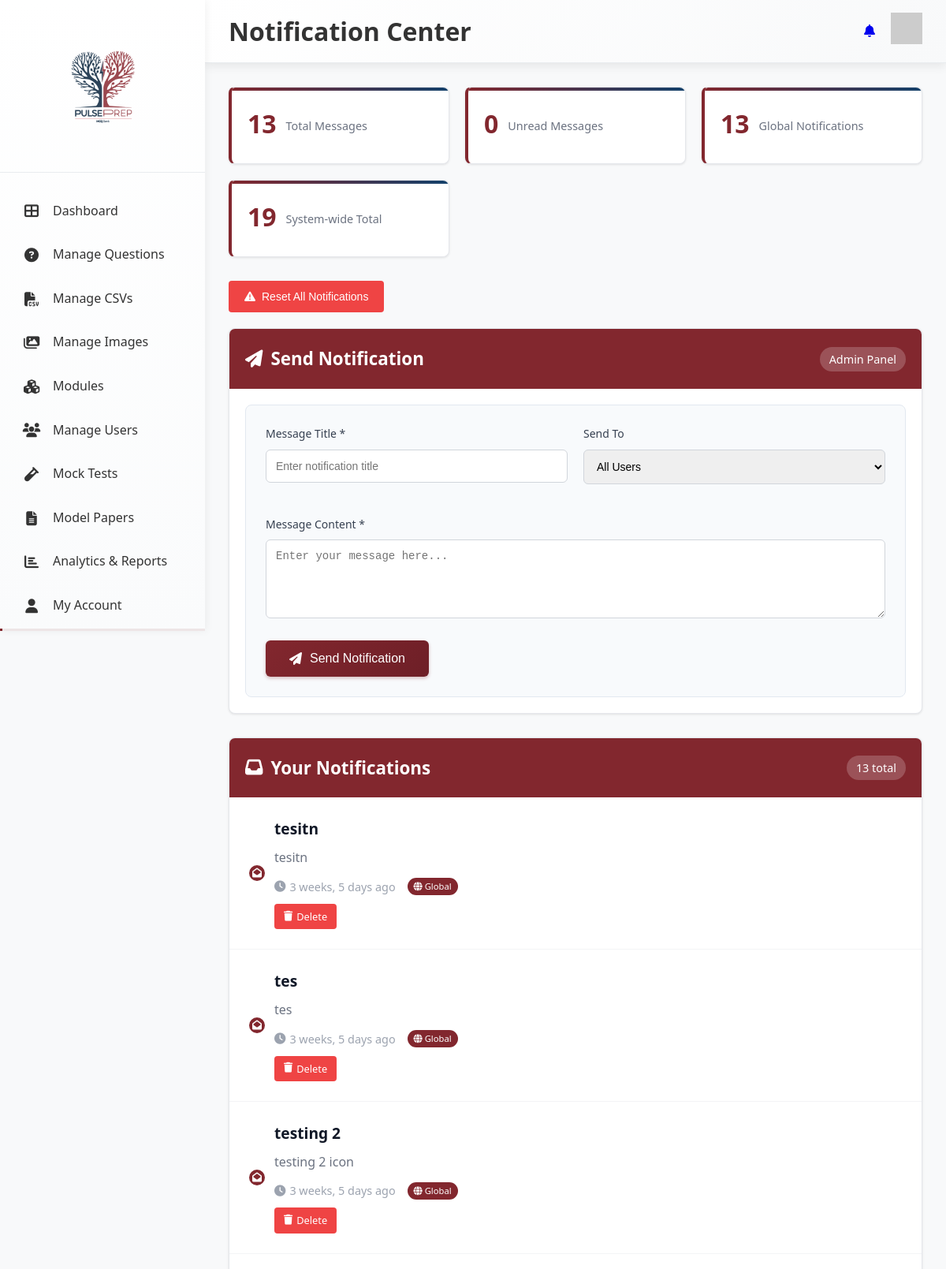
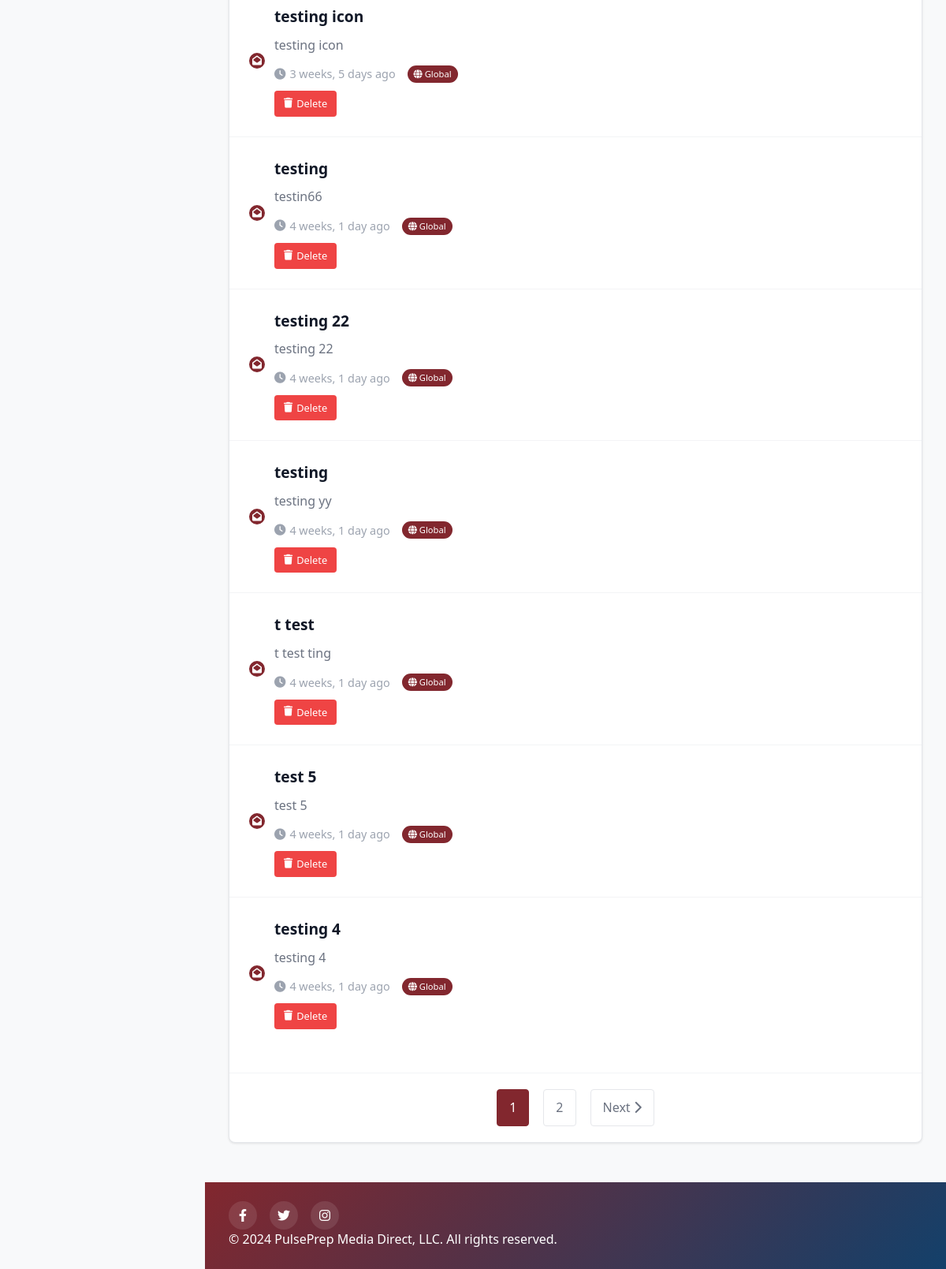
The page /notification/ (signed in) on the database as committed earlier (2 pictures, top to bottom).
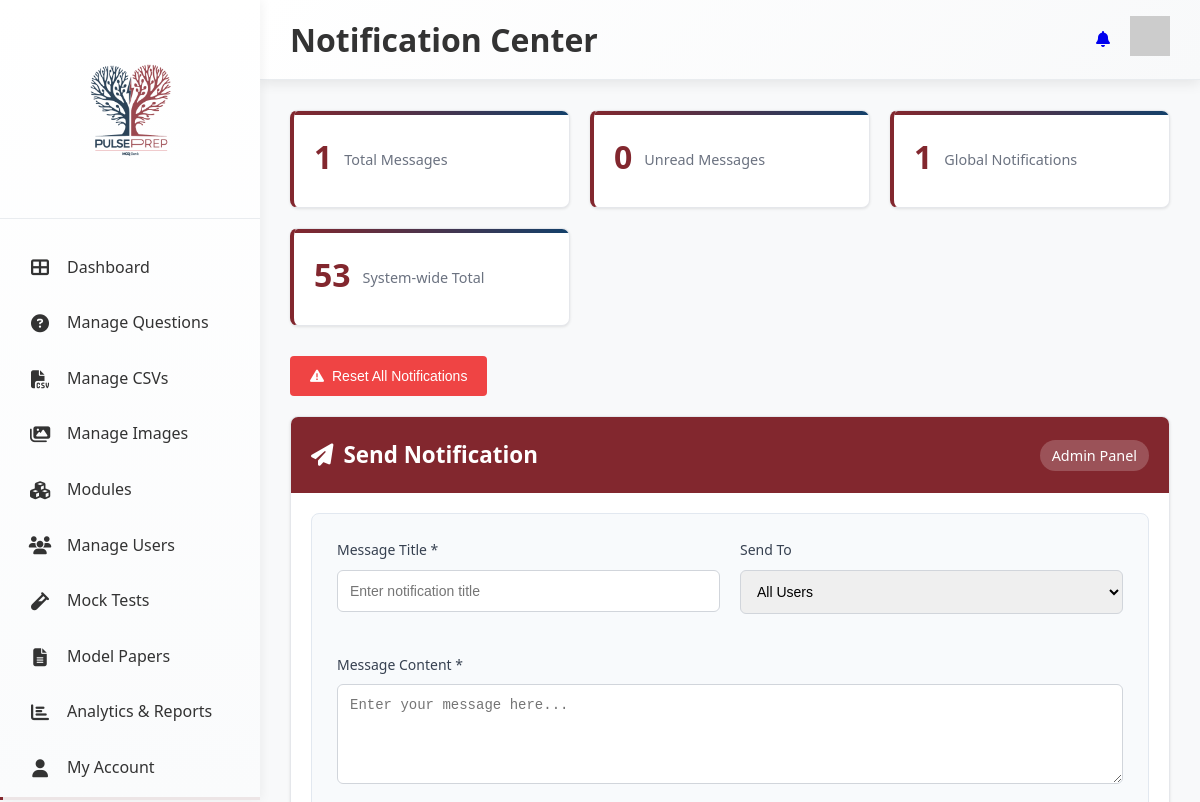
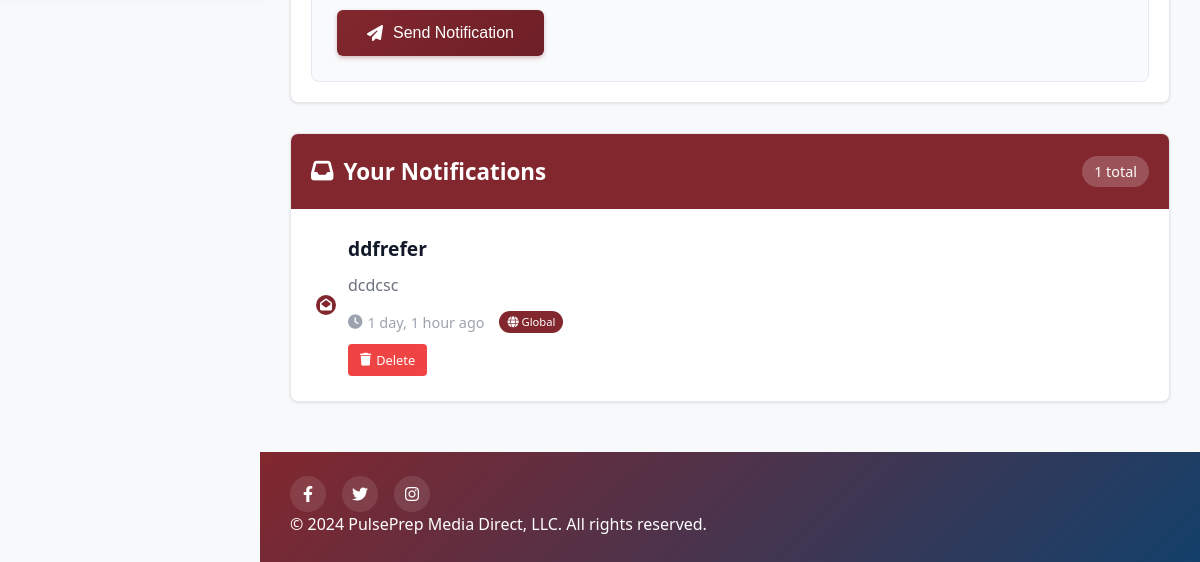
The same page on the database as committed later (2 pictures, top to bottom).
### notifications/models.py (models this page shows, shortened)
class NotificationMessage(models.Model):
    title = models.CharField(max_length=200)
    content = models.TextField()
    created_at = models.DateTimeField(auto_now_add=True)
    is_read = models.BooleanField(default=False)
    recipient = models.ForeignKey(
        settings.AUTH_USER_MODEL,
        on_delete=models.CASCADE,
        null=True,
        blank=True,
        related_name='user_notifications'
    )
    class Meta:
        ordering = ['-created_at']
        db_table = 'notifications_message'
        verbose_name = 'Notification Message'
        verbose_name_plural = 'Notification Messages'

### notifications/views.py (the view, shortened to what this page needs)
# urls.py: path('', views.notification_center, name='notification_center'),
@login_required
def notification_center(request):
    try:
        notifications_qs = NotificationMessage.objects.filter(
            Q(recipient=request.user) | Q(recipient__isnull=True)
        ).order_by('-created_at')
        paginator = Paginator(notifications_qs, 10)
        page_number = request.GET.get('page')
        user_notifications = paginator.get_page(page_number)
        total_count = notifications_qs.count()
        unread_count = notifications_qs.filter(is_read=False).count()
        admin_stats = {}
        if request.user.is_admin or request.user.is_superuser:
            admin_stats = {
                'total_notifications': NotificationMessage.objects.count(),
                'global_notifications': NotificationMessage.objects.filter(recipient__isnull=True).count(),
                'user_specific_notifications': NotificationMessage.objects.filter(recipient__isnull=False).count(),
                'unread_system_wide': NotificationMessage.objects.filter(is_read=False).count(),
            }
        user_stats = {}
        if request.user.is_admin or request.user.is_superuser:
            mbbs_students = CustomUser.objects.filter(
                degree='MBBS', is_admin=False, is_superuser=False, approval_status='approved'
            ).count()
            bds_students = CustomUser.objects.filter(
                degree='BDS', is_admin=False, is_superuser=False, approval_status='approved'
            ).count()
            year_counts = {}
            for year_num, year_display in CustomUser.YEAR_CHOICES:
                year_counts[year_num] = CustomUser.objects.filter(
                    year=year_num, is_admin=False, is_superuser=False, approval_status='approved'
                ).count()
            degree_year_counts = {}
            for degree in ['MBBS', 'BDS']:
                degree_year_counts[degree] = {}
                for year_num, year_display in CustomUser.YEAR_CHOICES:
                    degree_year_counts[degree][year_num] = CustomUser.objects.filter(
                        degree=degree, year=year_num, is_admin=False, is_superuser=False, approval_status='approved'
                    ).count()
            user_stats = {
                'mbbs_students': mbbs_students,
                'bds_students': bds_students,
                'year_counts': year_counts,
                'degree_year_counts': degree_year_counts,
                'total_students': mbbs_students + bds_students,
                'total_admins': CustomUser.objects.filter(Q(is_admin=True) | Q(is_superuser=True)).count(),
            }
    except Exception as e:
        user_notifications = []
        total_count = 0
        unread_count = 0
        admin_stats = {}
        user_stats = {}
    context = {
        'notifications': user_notifications,
        'total_count': total_count,
        'unread_count': unread_count,
        'admin_stats': admin_stats,
        'user_stats': user_stats,
        'degree_choices': CustomUser.DEGREE_CHOICES,
        'year_choices': CustomUser.YEAR_CHOICES,
    }
    return render(request, 'notifications/notification_center.html', context)

### notifications/context_processors.py (called while the page is built)
def notification_context(request):
    if request.user.is_authenticated:
        try:
            unread_count = NotificationMessage.objects.filter(
                Q(recipient=request.user) | Q(recipient__isnull=True),
                is_read=False
            ).count()
            return {
                'unread_count': unread_count,
            }
        except Exception:
            return {'unread_count': 0}
    return {'unread_count': 0}

### user_management/context_processors.py (called while the page is built, shortened)
def admin_navigation_stats(request):
    User = get_user_model()
    if not request.user.is_authenticated:
        return {}
    return {}

### templates/notifications/notification_center.html (shortened to what the changed rows need)
{% load static %}
<!DOCTYPE html>
<html lang="en">
<head>
    <link rel="stylesheet" href="{% static 'css/DAstyles.css' %}" />
    <link rel="stylesheet" href="{% static 'css/MQstyles.css' %}" />
    <link rel="stylesheet" href="https://cdnjs.cloudflare.com/ajax/libs/font-awesome/6.4.0/css/all.min.css" />
</head>
<body>
    <div class="container">
        <main class="main-content">
            <header class="header">
                <h1>Notification Center</h1>
            </header>
            <div class="dashboard-content">
                <div class="question-management-container">
                    <div class="notification-stats">
                        <div class="stat-card">
                            <h3>{{ total_count }}</h3>
                            <p>Total Messages</p>
                        </div>
                        {% if user.is_admin or user.is_superuser %}
                        <div class="stat-card">
                            <h3>{{ admin_stats.global_notifications|default:"0" }}</h3>
                            <p>Global Notifications</p>
                        </div>
                        <div class="stat-card">
                            <h3>{{ admin_stats.total_notifications|default:"0" }}</h3>
                            <p>System-wide Total</p>
                        </div>
                        {% endif %}
                    </div>
                    {% if user.is_admin or user.is_superuser %}
                    <div class="notifications-container" style="margin-bottom: 30px;">
                        <div class="notifications-header">
                            <h2><i class="fas fa-paper-plane"></i> Send Notification</h2>
                        </div>
                    </div>
                    {% endif %}
                    <div class="notifications-container">
                        <div class="notifications-header">
                            <h2><i class="fas fa-inbox"></i> Your Notifications</h2>
                            <span class="notification-count">{{ total_count }} total</span>
                        </div>
                        <div class="notifications-list">
                            {% for notification in notifications %}
                            <div class="notification-item {% if not notification.is_read %}unread{% endif %}">
                                <div class="notification-content">
                                    <div class="notification-icon">
                                        {% if notification.is_read %}
                                        <i class="fas fa-envelope-open"></i>
                                        {% else %}
                                        <i class="fas fa-envelope"></i>
                                        {% endif %}
                                    </div>
                                    <div class="notification-body">
                                        <div class="notification-title">{{ notification.title }}</div>
                                        <div class="notification-message">{{ notification.content }}</div>
                                        <div class="notification-time">
                                            <i class="fas fa-clock"></i>
                                            {{ notification.created_at|timesince }} ago
                                            {% if notification.recipient is null %}
                                            <span style="margin-left: 10px; background: #82272e; color: white; padding: 2px 8px; border-radius: 12px; font-size: 0.7rem;">
                                                <i class="fas fa-globe"></i> Global
                                            </span>
                                            {% endif %}
                                        </div>
                                        <div class="notification-actions">
                                            {% if user.is_admin or user.is_superuser %}
                                            <a href="{% url 'delete_notification' notification.id %}"
                                               class="btn-delete"
                                               onclick="return confirm('⚠️ WARNING: This will delete this notification for ALL USERS in the system!\n\nThis includes:\n• The notification sender/admin\n• All students who received it\n• All other users\n\nThis action cannot be undone.\n\nAre you sure you want to proceed?')">
                                                <i class="fas fa-trash"></i> Delete
                                            </a>
                                            {% endif %}
                                        </div>
                                    </div>
                                </div>
                            </div>
                            {% empty %}
                            <div class="empty-state">
                                <i class="fas fa-bell-slash"></i>
                                <h3>No Notifications</h3>
                                <p>You don't have any notifications yet. Check back later!</p>
                            </div>
                            {% endfor %}
                        </div>
                        {% if notifications.has_other_pages %}
                        <div class="pagination">
                            {% for num in notifications.paginator.page_range %}
                            {% if notifications.number == num %}
                            <span class="current">{{ num }}</span>
                            {% elif num > notifications.number|add:'-3' and num < notifications.number|add:'3' %}
                            <a href="?page={{ num }}">{{ num }}</a>
                            {% endif %}
                            {% endfor %}
                            {% if notifications.has_next %}
                            <a href="?page={{ notifications.next_page_number }}">
                                Next <i class="fas fa-chevron-right"></i>
                            </a>
                            {% endif %}
                        </div>
                        {% endif %}
                    </div>
                </div>
            </div>
        </main>
    </div>
</body>
</html>

Rows that differ between the two databases and show on the page:
removed NotificationMessage: is_read True (drawn), title "tesitn", content "tesitn", created_at "3 weeks, 5 days", shows "Global"
removed NotificationMessage: is_read True (drawn), title "tes", content "tes", created_at "3 weeks, 5 days", shows "Global"
removed NotificationMessage: is_read True (drawn), title "testing 2", content "testing 2 icon", created_at "3 weeks, 5 days", shows "Global"
removed NotificationMessage: is_read True (drawn), title "testing icon", content "testing icon", created_at "3 weeks, 5 days", shows "Global"
removed NotificationMessage: is_read True (drawn), title "testing", content "testin66", created_at "4 weeks, 1 day", shows "Global"
removed NotificationMessage: is_read True (drawn), title "testing 22", content "testing 22", created_at "4 weeks, 1 day", shows "Global"
removed NotificationMessage: is_read True (drawn), title "testing", content "testing yy", created_at "4 weeks, 1 day", shows "Global"
removed NotificationMessage: is_read True (drawn), title "t test", content "t test ting", created_at "4 weeks, 1 day", shows "Global"
removed NotificationMessage: is_read True (drawn), title "test 5", content "test 5", created_at "4 weeks, 1 day", shows "Global"
removed NotificationMessage: is_read True (drawn), title "testing 4", content "testing 4", created_at "4 weeks, 1 day", shows "Global"
added NotificationMessage: is_read True (drawn), title "ddfrefer", content "dcdcsc", created_at "1 day, 1 hour", shows "Global"
Other text that changed with them:
{{ total_count }}: "13" → "1"
{{ admin_stats.global_notifications|default:"0" }}: "13" → "1"
{{ admin_stats.total_notifications|default:"0" }}: "19" → "53"
list line gone: "1"
list line gone: "2"
text no longer shown: "Next"
